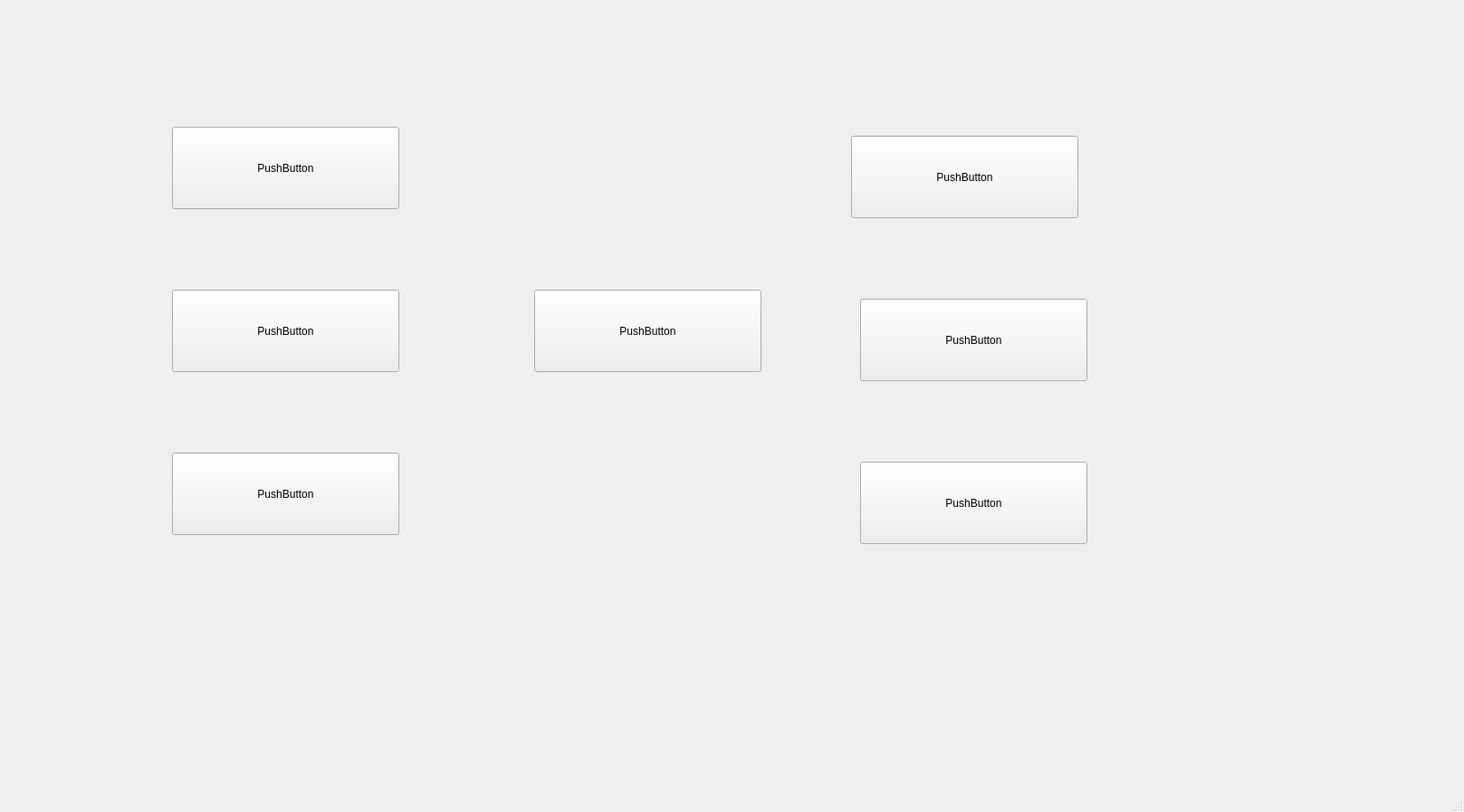
<?xml version="1.0" encoding="UTF-8"?>
<ui version="4.0">
 <class>MainWindow</class>
 <widget class="QMainWindow" name="MainWindow">
  <property name="geometry">
   <rect>
    <x>0</x>
    <y>0</y>
    <width>1617</width>
    <height>897</height>
   </rect>
  </property>
  <property name="windowTitle">
   <string>MainWindow</string>
  </property>
  <widget class="QWidget" name="centralwidget">
   <widget class="QPushButton" name="tombol_Awal">
    <property name="geometry">
     <rect>
      <x>190</x>
      <y>140</y>
      <width>251</width>
      <height>91</height>
     </rect>
    </property>
    <property name="text">
     <string>PushButton</string>
    </property>
   </widget>
   <widget class="QPushButton" name="pushButton_2">
    <property name="geometry">
     <rect>
      <x>590</x>
      <y>320</y>
      <width>251</width>
      <height>91</height>
     </rect>
    </property>
    <property name="text">
     <string>PushButton</string>
    </property>
   </widget>
   <widget class="QPushButton" name="pushButton_3">
    <property name="geometry">
     <rect>
      <x>190</x>
      <y>500</y>
      <width>251</width>
      <height>91</height>
     </rect>
    </property>
    <property name="text">
     <string>PushButton</string>
    </property>
   </widget>
   <widget class="QPushButton" name="pushButton_4">
    <property name="geometry">
     <rect>
      <x>950</x>
      <y>330</y>
      <width>251</width>
      <height>91</height>
     </rect>
    </property>
    <property name="text">
     <string>PushButton</string>
    </property>
   </widget>
   <widget class="QPushButton" name="pushButton_5">
    <property name="geometry">
     <rect>
      <x>950</x>
      <y>510</y>
      <width>251</width>
      <height>91</height>
     </rect>
    </property>
    <property name="text">
     <string>PushButton</string>
    </property>
   </widget>
   <widget class="QPushButton" name="pushButton_6">
    <property name="geometry">
     <rect>
      <x>940</x>
      <y>150</y>
      <width>251</width>
      <height>91</height>
     </rect>
    </property>
    <property name="text">
     <string>PushButton</string>
    </property>
   </widget>
   <widget class="QPushButton" name="pushButton_7">
    <property name="geometry">
     <rect>
      <x>190</x>
      <y>320</y>
      <width>251</width>
      <height>91</height>
     </rect>
    </property>
    <property name="text">
     <string>PushButton</string>
    </property>
   </widget>
  </widget>
  <widget class="QStatusBar" name="statusbar"/>
 </widget>
 <resources/>
 <connections/>
</ui>
